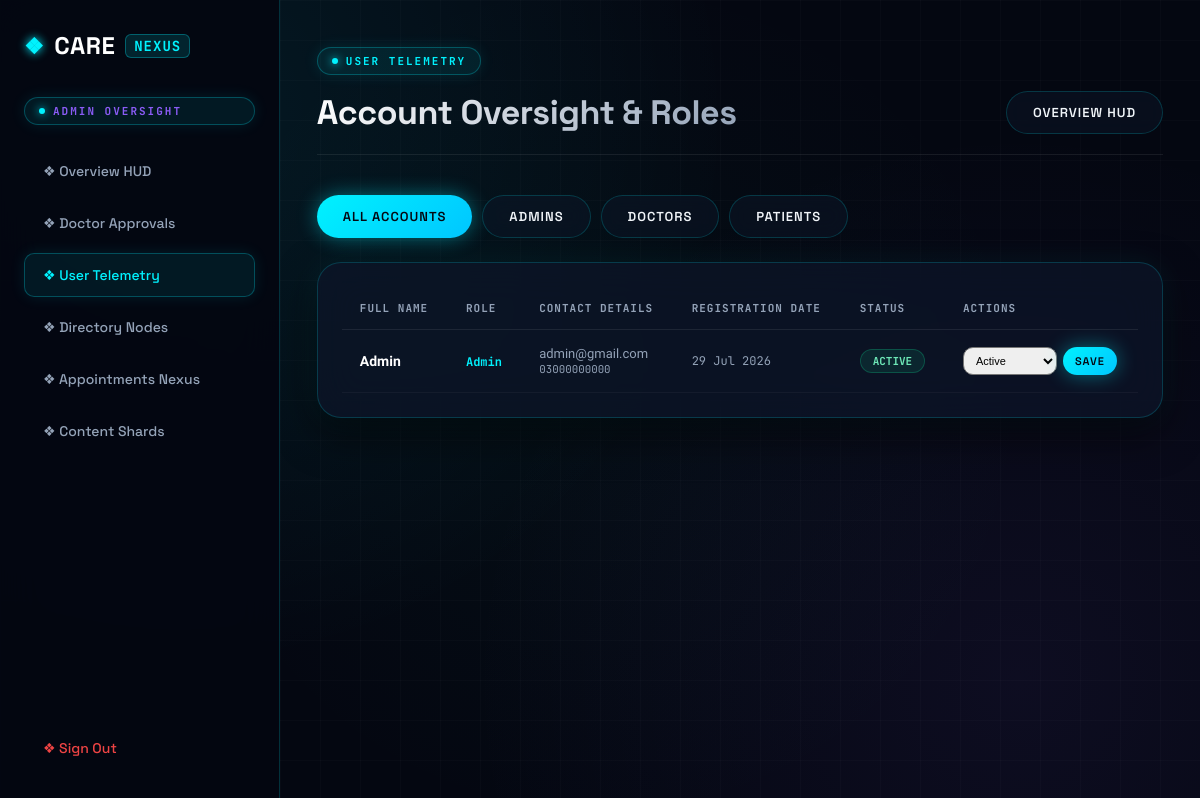
The page /admin/users.php (signed in) on the database its author committed.
### tables this page shows
CREATE TABLE `users` (
  `user_id` int(11) NOT NULL,
  `full_name` varchar(100) NOT NULL,
  `email` varchar(150) NOT NULL,
  `phone` varchar(20) NOT NULL,
  `password` varchar(255) NOT NULL,
  `role` enum('Admin','Doctor','Patient') NOT NULL DEFAULT 'Patient',
  `status` enum('Active','Inactive','Suspended') NOT NULL DEFAULT 'Active',
  `created_at` timestamp NOT NULL DEFAULT current_timestamp(),
  `updated_at` timestamp NOT NULL DEFAULT current_timestamp() ON UPDATE current_timestamp()
);

### admin/users.php (the view, shortened to what this page needs)
<?php
require_once __DIR__ . '/_admin.php';
$role = $_GET['role'] ?? '';
$where = in_array($role, ['Admin','Doctor','Patient'], true) ? "WHERE role='".mysqli_real_escape_string($conn, $role)."'" : '';
$users = mysqli_query($conn, "SELECT user_id,full_name,email,phone,role,status,created_at FROM users $where ORDER BY FIELD(role,'Admin','Doctor','Patient'), created_at DESC");
?>
<!doctype html>
<html lang="en">
<head>
    <link rel="stylesheet" href="../assets/css/style.css">
    <link rel="stylesheet" href="../assets/css/dashboard.css">
</head>
<body>
    <div class="dash-container">
        <main class="dash-content">
            <header class="section-heading">
                <div>
                    <p class="eyebrow">USER TELEMETRY</p>
                    <h2>Account Oversight & Roles</h2>
                </div>
                <a class="btn btn-outline" href="dashboard.php">Overview HUD</a>
            </header>
            <div style="display: flex; gap: 10px; flex-wrap: wrap; margin-bottom: 24px;">
                <a class="btn <?=$role===''?'btn-primary':'btn-outline'?>" href="users.php">All Accounts</a>
                <?php foreach(['Admin','Doctor','Patient'] as $r): ?>
                    <a class="btn <?=$role===$r?'btn-primary':'btn-outline'?>" href="users.php?role=<?=$r?>"><?=$r?>s</a>
                <?php endforeach; ?>
            </div>
            <section class="cyber-table-wrap">
                <table class="cyber-table">
                    <thead>
                        <tr>
                            <th>FULL NAME</th>
                            <th>ROLE</th>
                            <th>CONTACT DETAILS</th>
                            <th>REGISTRATION DATE</th>
                            <th>STATUS</th>
                            <th>ACTIONS</th>
                        </tr>
                    </thead>
                    <tbody>
                        <?php while($u = mysqli_fetch_assoc($users)): ?>
                            <tr>
                                <td><strong style="color: #FFF;"><?=h($u['full_name'])?></strong></td>
                                <td><span style="font-family: var(--font-mono); font-size: 12px; color: var(--cyan-neon); font-weight: 700;"><?=h($u['role'])?></span></td>
                                <td style="color: var(--text-muted); font-size: 13px;">
                                    <?=h($u['email'])?><br>
                                    <small style="font-family: var(--font-mono);"><?=h($u['phone'])?></small>
                                </td>
                                <td style="font-family: var(--font-mono); font-size: 12px; color: var(--text-muted);">
                                    <?=date('d M Y', strtotime($u['created_at']))?>
                                </td>
                                <td>
                                    <span class="status-pill status-<?=strtolower($u['status'])?>">
                                        <?=h($u['status'])?>
                                    </span>
                                </td>
                                <td>
                                    <div style="display: flex; gap: 8px; align-items: center;">
                                        <form method="post" style="display: flex; gap: 6px;">
                                            <select name="status" style="padding: 6px 8px; font-size: 11px; border-radius: var(--radius-sm);">
                                                <?php foreach(['Active','Inactive','Suspended'] as $s): ?>
                                                    <option <?=$u['status']===$s?'selected':''?>><?=$s?></option>
                                                <?php endforeach; ?>
                                            </select>
                                            <button class="btn btn-primary" style="padding: 6px 12px; font-size: 11px;">Save</button>
                                        </form>
                                    </div>
                                </td>
                            </tr>
                        <?php endwhile; ?>
                    </tbody>
                </table>
            </section>
        </main>
    </div>
</body>
</html>

### assets/css/style.css (style rules this page uses)
:root { --bg-dark: #040711; --bg-card: rgba(13, 22, 41, 0.72); --bg-card-hover: rgba(18, 32, 60, 0.85); --bg-glass: rgba(255, 255, 255, 0.03); --border-cyber: rgba(0, 242, 254, 0.18); --border-cyber-glow: rgba(0, 242, 254, 0.5); --cyan-neon: #00F2FE; --cyan-glow: rgba(0, 242, 254, 0.35); --blue-electric: #3B82F6; --emerald-bio: #10B981; --emerald-glow: rgba(16, 185, 129, 0.35); --violet-quantum: #8B5CF6; --amber-flux: #F59E0B; --rose-danger: #EF4444; --text-main: #F1F5F9; --text-muted: #94A3B8; --text-dim: #64748B; --font-heading: 'Space Grotesk', sans-serif; --font-body: 'Plus Jakarta Sans', sans-serif; --font-mono: 'JetBrains Mono', monospace; --shadow-cyber: 0 16px 40px rgba(0, 0, 0, 0.6), 0 0 30px rgba(0, 242, 254, 0.08); --shadow-neon: 0 0 25px rgba(0, 242, 254, 0.25); --radius-lg: 24px; --radius-md: 16px; --radius-sm: 10px; --transition: all 0.35s cubic-bezier(0.16, 1, 0.3, 1); }
* { box-sizing: border-box; }
body { margin: 0; font-family: var(--font-body); color: var(--text-main); background-color: var(--bg-dark); background-image: radial-gradient(circle at 15% 15%, rgba(0, 242, 254, 0.08) 0%, transparent 45%), radial-gradient(circle at 85% 85%, rgba(139, 92, 246, 0.07) 0%, transparent 45%), radial-gradient(circle at 50% 50%, rgba(16, 185, 129, 0.04) 0%, transparent 60%); background-attachment: fixed; -webkit-font-smoothing: antialiased; overflow-x: hidden; }
body::before { content: ''; position: fixed; top: 0; left: 0; right: 0; bottom: 0; background-image: linear-gradient(to right, rgba(255, 255, 255, 0.02) 1px, transparent 1px), linear-gradient(to bottom, rgba(255, 255, 255, 0.02) 1px, transparent 1px); background-size: 40px 40px; pointer-events: none; z-index: 0; }
a { text-decoration: none; color: inherit; transition: var(--transition); }
h1, h2, h3, h4, h5, h6 { font-family: var(--font-heading); letter-spacing: -0.5px; color: #FFFFFF; }
.eyebrow, .eyebrow-badge { font-family: var(--font-mono); font-size: 11px; font-weight: 700; letter-spacing: 2px; color: var(--cyan-neon); text-transform: uppercase; display: inline-flex; align-items: center; gap: 8px; background: rgba(0, 242, 254, 0.08); border: 1px solid rgba(0, 242, 254, 0.25); padding: 6px 14px; border-radius: 999px; margin-bottom: 16px; box-shadow: 0 0 15px rgba(0, 242, 254, 0.1); }
.eyebrow::before, .eyebrow-badge::before { content: ''; width: 6px; height: 6px; background: var(--cyan-neon); border-radius: 50%; box-shadow: 0 0 8px var(--cyan-neon); animation: pulseNeon 2s infinite; }
.btn { display: inline-flex; align-items: center; justify-content: center; gap: 10px; border: 0; border-radius: 999px; padding: 12px 26px; font-family: var(--font-heading); font-weight: 600; cursor: pointer; transition: var(--transition); font-size: 13px; letter-spacing: 1px; text-transform: uppercase; position: relative; overflow: hidden; z-index: 1; }
.btn-primary { color: #040711; background: linear-gradient(135deg, var(--cyan-neon), #00C6FF); box-shadow: 0 0 20px rgba(0, 242, 254, 0.4); }
.btn-outline { border: 1px solid var(--border-cyber); color: var(--text-main); background: rgba(13, 22, 41, 0.5); backdrop-filter: blur(10px); }
.section-heading { display: flex; justify-content: space-between; align-items: flex-end; margin-bottom: 40px; border-bottom: 1px solid rgba(255, 255, 255, 0.08); padding-bottom: 20px; }
.section-heading h2 { font-size: 34px; margin: 0; background: linear-gradient(135deg, #FFFFFF, var(--text-muted)); -webkit-background-clip: text; -webkit-text-fill-color: transparent; }
.status-Confirmed, .status-Completed, .status-Active, .status-verified, .status-active, .status-completed { background: rgba(16, 185, 129, 0.12); border: 1px solid rgba(16, 185, 129, 0.3); color: #6EE7B7; }

### rows shown on the page
users: full_name "Admin", role "Admin", email "admin@gmail.com", phone "03000000000", created_at "29 Jul 2026", status "ACTIVE", status "Active"

### other values the page prints
$label "Overview HUD"
$label "Doctor Approvals"
$label "User Telemetry"
$label "Directory Nodes"
$label "Appointments Nexus"
$label "Content Shards"
$r "ADMIN"
$r "DOCTOR"
$r "PATIENT"
